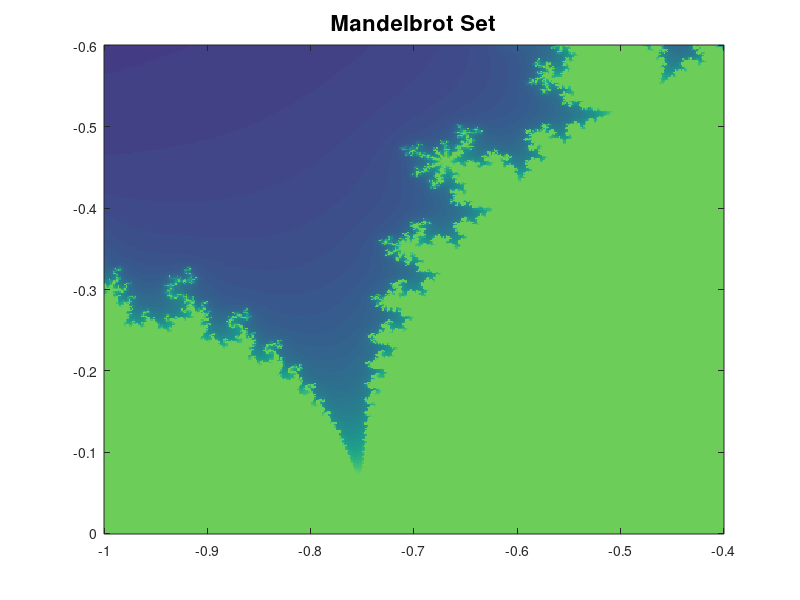
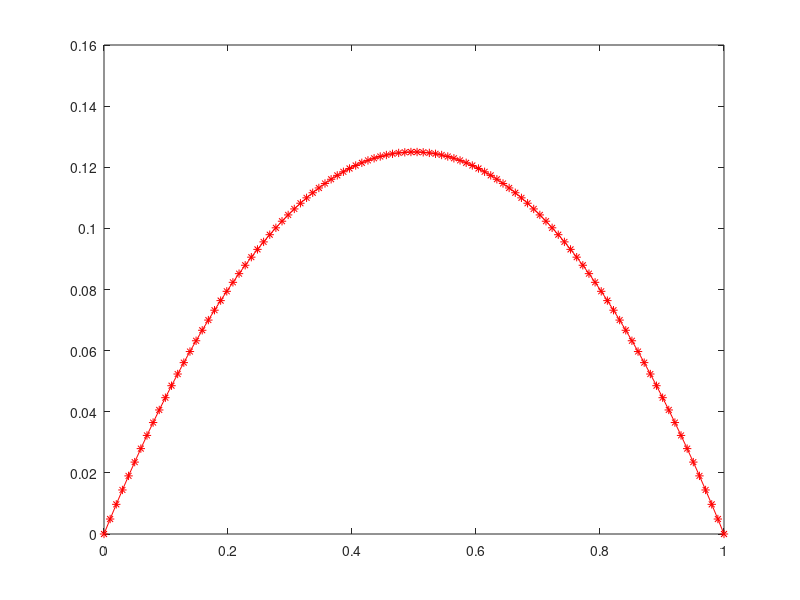
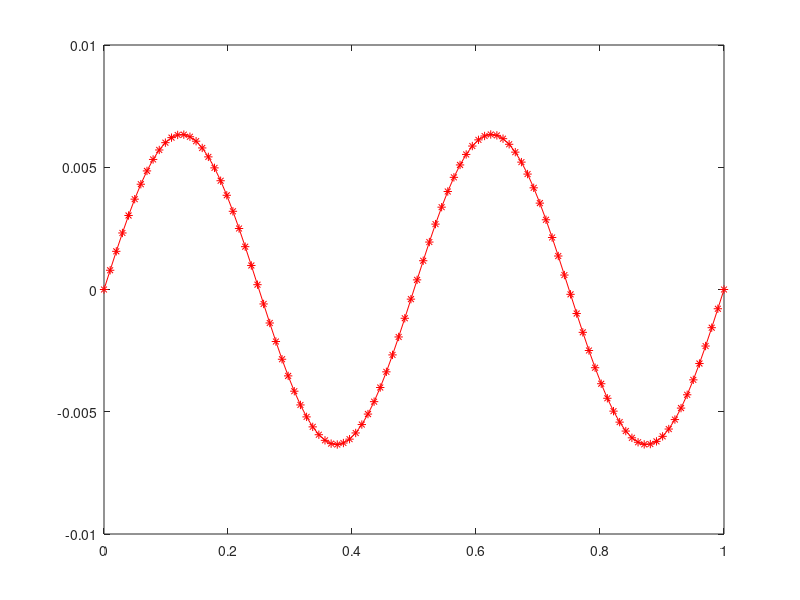

Write MATLAB code to recreate these figures, in order.
disp('*** aufgabe 1');
clear
A = [ 2 3 4 5; 1 1 1 1 ; 1 0 1 0; 9 3 2 1];
b = [14 4 2 15];
x = A\b'

disp('*** aufgabe 2');
clear
A = [ 1 2 3; 4 5 6; 7 8 9];
b = [6 15 24];
x = A\b'

disp ('*** aufgabe 3');
clear
A = [0 1 1 0; 1 2 0 0; 0 3 1 1; 1 4 0 1];
b = [0 0 0 0];
x = A\b'

disp ('*** aufgabe 4');
clear
x = 1e-15; ((1+x)-1)/x
x = 1e-16; ((1+x)-1)/x

disp ('*** aufgabe 5');
clear

j = 2:1000;
sum(1./log(j).*j)

j = 1:1000;
idx = ones(1000,1);
1./j*idx

disp ('*** aufgabe 6');
clear
j = 1:10000;
1/pi^2*sum(1./j.^2)

disp ('*** aufgabe 7');
clear

x = linspace(-1,-0.4,401);
y = linspace(-0.6,0,401);

[X,Y] = meshgrid(x,y);
C = complex(X,Y);

it_max = 50;

Z = C; Anz = zeros(size(Z));

for k = 1:it_max
    Z = Z.^2+C;
    Anz = Anz + isfinite(Z);
end,
figure
image(x,y,Anz);
title('Mandelbrot Set', 'FontSize',16);

disp ('*** aufgabe 8');
clear
a =100:2:200; b=[1 4 10] ; a (b)

disp ('*** aufgabe 9');
clear

A = diag (2*ones(100,1),0) + ...
    diag (-1*ones(99,1),-1) + ...
    diag (-1*ones(99,1),1);
det(A)

disp ('*** aufgabe 10');
clear
% Anzahl Stützstellen
n = 101;

% Erzeugen des Gitters
x = 0:(1/n):1;
x_i = x(2:n);

% Aufstellen des lin. Gls.
A = diag(2*ones(1,n-1),0)...
   +diag(-1*ones(1,n-2),-1)...
   +diag(-1*ones(1,n-2),1);
F = (1/n)^2*ones(n-1,1); % rechte Seite für f=1 

% Lösen des lin. Gls.
z_i = A\ F;

% Darstellen der Lösung
z = [0; z_i; 0];
figure
plot(x,z,'r*-');

disp ('*** aufgabe 11');
clear

A = hilb(50); 
sum(A(3,:))

disp ('*** aufgabe 12');
clear
A = vander(0:0.02:1);
norm(A,'fro')
sqrt(sum(sum(A.^2)))

disp ('*** aufgabe 13');
clear
% Anzahl Stützstellen
n = 101;

% Erzeugen des Gitters
x = 0:(1/n):1;
x_i = x(2:n);

% Aufstellen des lin. Gls.
A = diag(2*ones(1,n-1),0)...
   +diag(-1*ones(1,n-2),-1)...
   +diag(-1*ones(1,n-2),1);
F = (1/n)^2*sin(4*pi*x_i); % rechte Seite für f=1 

% Lösen des lin. Gls.
z_i = A\ F';

% Darstellen der Lösung
z = [0; z_i; 0];
figure
plot(x,z,'r*-');

disp ('*** aufgabe 14');
clear

A = [30 1 2 3; 4 15 -4 -2; -1 0 3 5; -3 5 0 -1];
[V,D] = eig(A)
[Q,R] = qr(A) 

disp ('*** aufgabe 15');
clear
n = 15;
A = hilb(n);
x = ones(n,1);
b = A*x
norm(x - A\b)
cond (A)

disp([ 'Da die Hilbertmatrix schlecht konditioniert ist, und dieser Effekt' ...
    'mit der Groesse steigt, ist auch das loesen des linearen Gleichungssystems ' ...
    'aufgrund von numerischen Rundungsfehlern instabil und bricht bereits frueh zusammen' ]);
